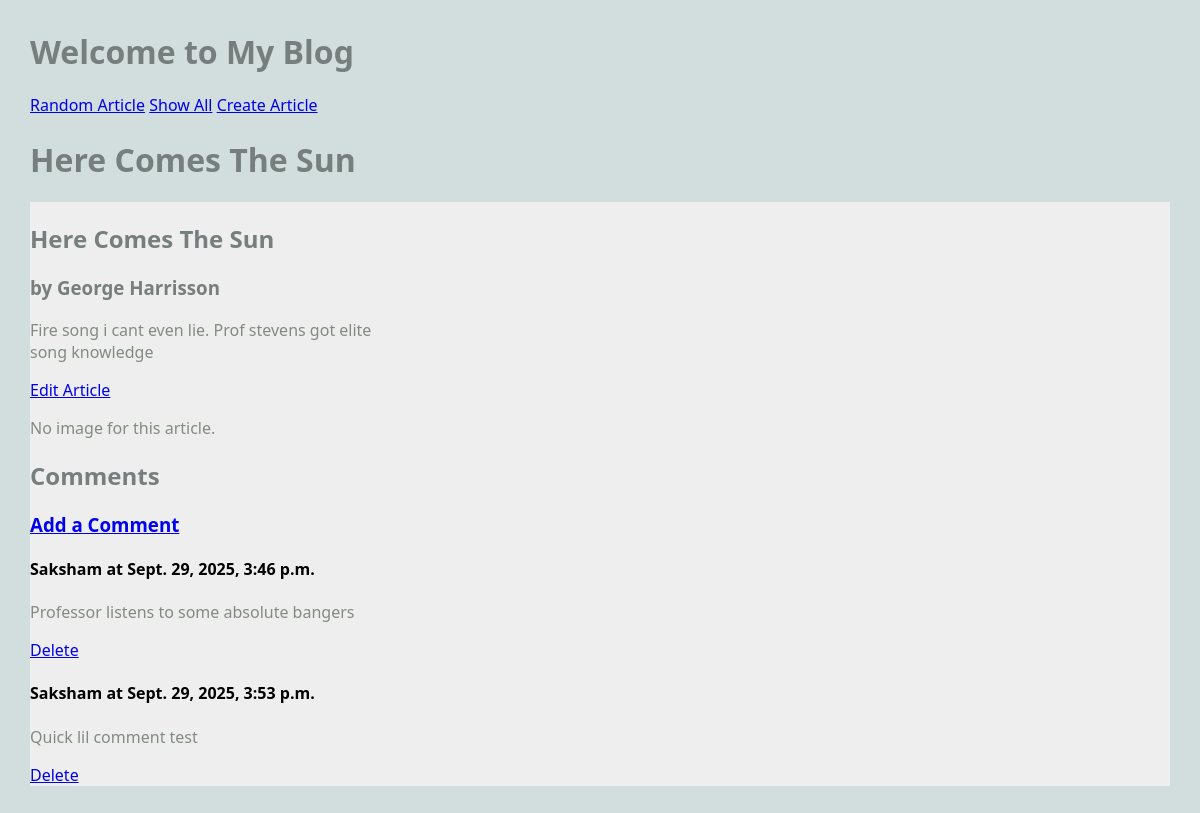
The page /blog/article/6 on the database its author committed.
### blog/models.py (models this page shows, shortened)
class Article(models.Model):
    title = models.TextField(blank=True)
    author = models.TextField(blank=True)
    text = models.TextField(blank=True)
    published = models.DateTimeField(auto_now=True)
    image_file = models.ImageField(blank=True)
    def get_all_comments(self):
        return Comment.objects.filter(article=self)

class Comment(models.Model):
    article = models.ForeignKey(Article, on_delete=models.CASCADE)
    author = models.TextField(blank=False)
    text = models.TextField(blank=False)
    published = models.DateTimeField(auto_now=True)

### blog/views.py (the view)
# urls.py: path('article/<int:pk>', ArticleView.as_view(), name="article"),
class ArticleView(DetailView):
    model = Article
    template_name = 'blog/article.html'
    context_object_name = 'article'

### blog/templates/blog/article.html (shortened to what this page needs)
{% extends "blog/base.html" %}
{% block content %}
<h1>{{ article.title }}</h1>
<main class="grid-container">
    <div>
        <div>
            <h2>{{ article.title }}</h2>
            <h3>by {{ article.author }}</h3>
            <p> {{ article.text }}</p>
            <a href="{% url 'update_article' article.pk %}">Edit Article</a>
        </div>
         {% if article.image_file %}
            <img src="{{ article.image_file.url }}" alt="">
            {% else %}
            <p>No image for this article.</p>
        {% endif %}
            <h2>Comments</h2>
            <h3>
                <a href="{% url 'create_comment' article.pk %}">Add a Comment</a>
            </h3>
            {% for comment in article.get_all_comments %}
                <div>
                    <h4>{{ comment.author }} at {{ comment.published }}</h4>
                    <p>{{ comment.text }}</p>
                    <a href="{% url 'delete_comment' comment.pk %}">Delete</a>
                </div>
            {% empty %}
                <p>No comments yet.</p>
            {% endfor %}
            </div>
</main>
{% endblock %}

### static/styles-blog.css (style rules this page uses)
body { margin: 30px; background: #d1dedd; font-family:'Segoe UI', Tahoma, Geneva, Verdana, sans-serif; }
h1, h2, h3 { color: #767f7e; }
p { color: #828b82; }
.grid-container { background: #eee; max-width: 900px; display: grid; grid-template-columns: repeat(3, 1fr); grid-gap: 10px; max-width: 1200px; margin: 20px auto; }

### rows shown on the page
Article: title "Here Comes The Sun", author "George Harrisson", text "Fire song i cant even lie. Prof stevens got elite song knowledge"
Comment: author "Saksham", published "Sept. 29, 2025, 3:46 p.m.", text "Professor listens to some absolute bangers"
Comment: author "Saksham", published "Sept. 29, 2025, 3:53 p.m.", text "Quick lil comment test"
